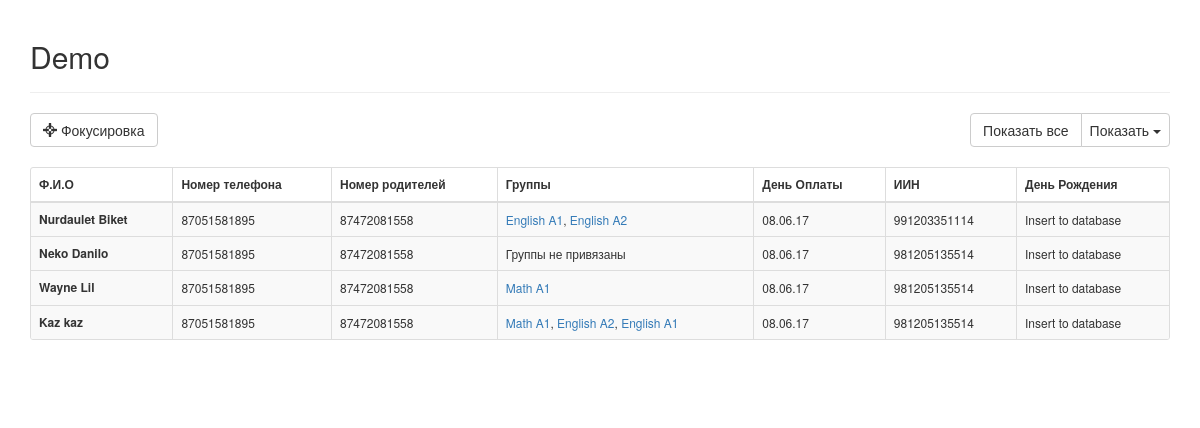
Page /admin_studens.php on the committed database.
### tables this page shows
CREATE TABLE `student` (
  `id` int(11) NOT NULL,
  `firstname` text NOT NULL,
  `lastname` text NOT NULL,
  `iin` text NOT NULL,
  `payday` text NOT NULL,
  `phone` text NOT NULL,
  `phone_parent` text NOT NULL
);

### php/db/get_all_data.php (called while the page is built)
<?php
function getAllData($table_name, $connection){
	$sql = "SELECT * FROM ".$table_name;
	$result = $connection->query($sql);
	return $result;
}
?>

### php/db/get_query.php (called while the page is built)
<?php
function get_query($query, $table_name, $connection)
{
	$sql = "SELECT * FROM ".$table_name." WHERE ".$query;
	$result = $connection->query($sql);
	return $result;
}
?>

### admin_studens.php (the view, shortened to what this page needs)
<?php
include 'php/db/connect_db.php';
include 'php/db/get_all_data.php';
include 'php/db/get_query.php';
	$connection->set_charset("utf8");
?>
<!DOCTYPE html>
<html>
<head>
    <link href="css/bootstrap.min.css" rel="stylesheet">
    <link href="css/plugins/morris.css" rel="stylesheet">
    <link href="font-awesome/css/font-awesome.min.css" rel="stylesheet" type="text/css">
    <link rel="stylesheet" type="text/css" href="css/rwd-table.css">
</head>
<body>
	<section id="demo">
            <div class="container">
                <div class="page-header">
                    <h2>Demo</h2>
                </div>
                <div class="table-responsive" data-pattern="priority-columns">
                    <table cellspacing="0" class="table table-small-font table-bordered table-striped">
                        <thead>
                            <tr>
                                <th>Ф.И.О</th>
                                <th data-priority="1">Номер телефона</th>
                                <th data-priority="1">Номер родителей</th>
                                <th data-priority="1">Группы</th>
                                <th data-priority="1">День Оплаты</th>
                                <th data-priority="1">ИИН</th>
                                <th data-priority="1">День Рождения</th>
                            </tr>
                        </thead>
                        <tbody>
                        	<?php
                        		$result = getAllData('student', $connection);
                        		if ($result->num_rows > 0) {
                        			while ($row = $result->fetch_assoc()) { ?>
                        			<tr>
                        				<th><?php echo $row['lastname']." ".$row['firstname']; ?></th>
                                        <td><?php echo $row['phone']; ?></td>
                                        <td><?php echo $row['phone_parent']; ?></td>
                                        <td>
                                        <?php
                                            $data = array();
                                            $q = "student_id = ".$row['id'];
                                            $result_groups = get_query($q, 'relation_cs', $connection);
                                            if($result_groups->num_rows > 0){
                                                $order = 0;
                                                while ($row_cs = $result_groups->fetch_assoc()) {
                                                    $qo = "id = ".$row_cs['class_id'];
                                                    $result_group = get_query($qo, 'class', $connection);
                                                    while ($row_group = $result_group->fetch_assoc()) {
                                                        $data[$order] = $row_group['name_group'];
                                                    }
                                                    $order++;
                                                }
                                                for ($i=0; $i < $order; $i++) {
                                                    if($i == $order-1){
                                                        echo "<a href =''>".$data[$i]."</a>";
                                                    }else{
                                                        echo "<a href='' >".$data[$i]."</a>, ";
                                                    }
                                                }
                                            }else{
                                                echo 'Группы не привязаны';
                                            }
                                        ?>
                                        </td>
                                        <td><?php echo $row['payday']; ?></td>
                                        <td><?php echo $row['iin']; ?></td>
                                        <td>Insert to database</td>
                                    <tr>
                        	<?php	}
                        		}else{
                        			exit('No teachers in database');
                        		}
                        	?>
                        </tbody>
                    </table>
                </div>
                <br>
                <br>
            </div>
        </section>
</body>
</html>

### rows in the picture
student: lastname "Nurdaulet", firstname "Biket", phone "87051581895", phone_parent "87472081558", i "English A1", i "English A2", payday "08.06.17", iin "991203351114"
student: lastname "Neko", firstname "Danilo", phone "87051581895", phone_parent "87472081558", shows "Группы не привязаны", payday "08.06.17", iin "981205135514"
student: lastname "Wayne", firstname "Lil", phone "87051581895", phone_parent "87472081558", i "Math A1", payday "08.06.17", iin "981205135514"
student: lastname "Kaz", firstname "kaz", phone "87051581895", phone_parent "87472081558", i "Math A1", i "English A2", i "English A1", payday "08.06.17", iin "981205135514"
